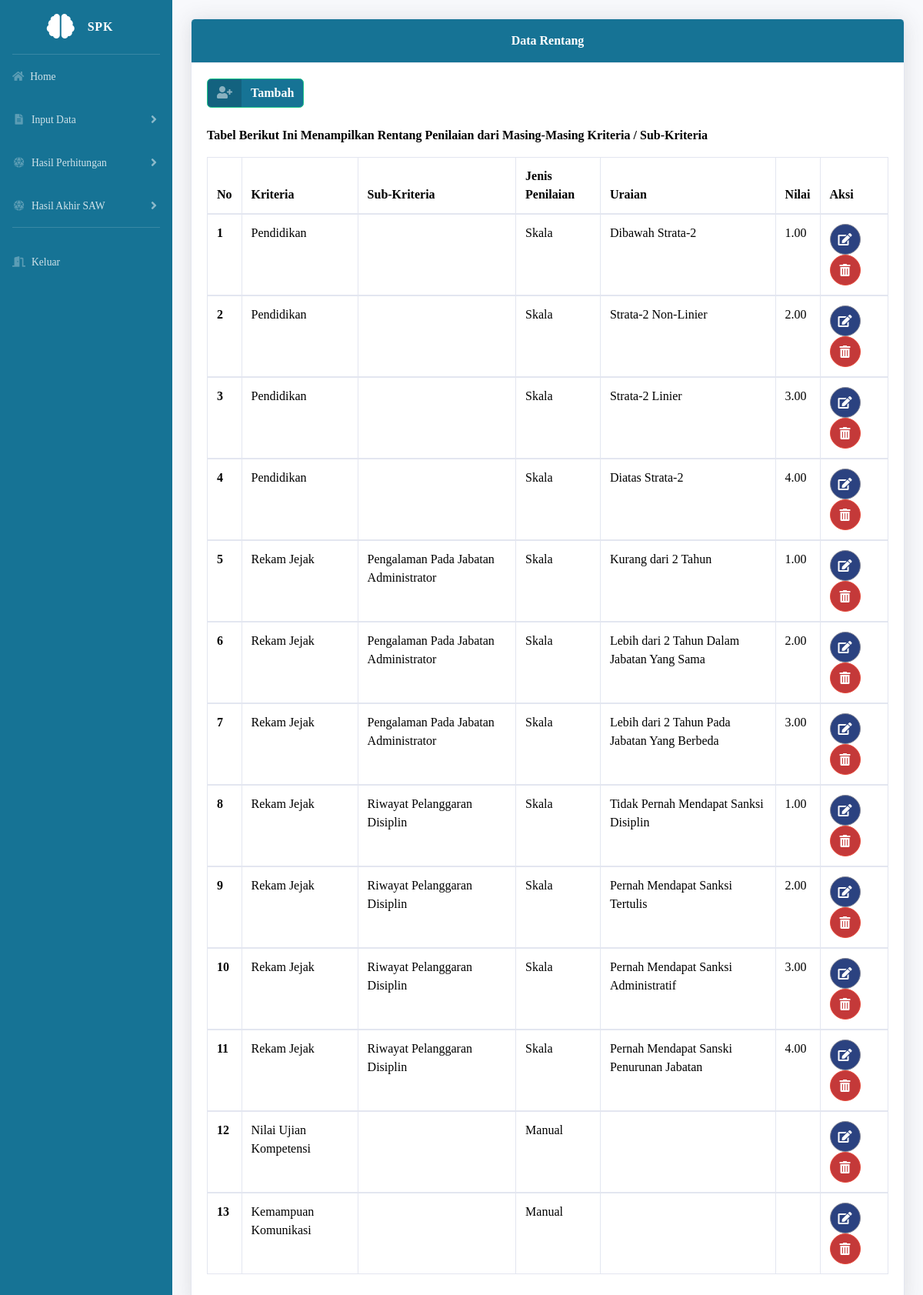
Page /dashboard.php?url=rentang (signed in) on the committed database.
### tables this page shows
CREATE TABLE `Rentang` (
  `id_rentang` int(11) NOT NULL,
  `id_kriteria` int(11) DEFAULT NULL,
  `id_subkriteria` int(11) DEFAULT NULL,
  `jenis_penilaian` enum('1','2') NOT NULL,
  `uraian` varchar(255) DEFAULT NULL,
  `nilai_rentang` decimal(5,2) DEFAULT NULL
);

CREATE TABLE `Kriteria` (
  `id_kriteria` int(11) NOT NULL,
  `nama_kriteria` varchar(255) NOT NULL,
  `bobot_kriteria` decimal(5,2) DEFAULT NULL,
  `tipe_kriteria` enum('benefit','cost') DEFAULT NULL,
  `punyasub` enum('0','1') NOT NULL DEFAULT '0'
);

CREATE TABLE `SubKriteria` (
  `id_subkriteria` int(11) NOT NULL,
  `id_kriteria` int(11) DEFAULT NULL,
  `nama_subkriteria` varchar(255) NOT NULL,
  `bobot_subkriteria` decimal(5,2) NOT NULL,
  `tipe_subkriteria` enum('benefit','cost') NOT NULL
);

### rentang.php (the view, shortened to what this page needs)
<!DOCTYPE html>
<html lang="en">
<head>
</head>
<body>
    <br>
    <div class="card shadow mb-5">
        <div class="card-header py-3" style="text-align: center; background-color: #167395; color: white; font-weight:bold">Data Rentang</div>
        <div class="card-body">
            <a href="dashboard.php?url=tambahrentang" class="btn btn-success btn-icon-split" style="background: #167395">
                <span class="icon text-white-50">
                    <i class="fas fa-user-plus"></i>
                </span>
                <span class="text" style="font-weight: bold;">Tambah</span>
            </a>
            <br><br>
            <div>
                <p style="color: black; font-weight: bold">Tabel Berikut Ini Menampilkan Rentang Penilaian dari Masing-Masing Kriteria / Sub-Kriteria</p>
                <div class="table-responsive">
                    <table class="table table-bordered">
                        <thead>
                            <tr>
                                <th scope="col" style="color: black">No</th>
                                <th scope="col" style="color: black">Kriteria</th>
                                <th scope="col" style="color: black">Sub-Kriteria</th>
                                <th scope="col" style="color: black">Jenis Penilaian</th>
                                <th scope="col" style="color: black">Uraian</th>
                                <th scope="col" style="color: black">Nilai</th>
                                <th scope="col" style="color: black" width="10%">Aksi</th>
                            </tr>
                        </thead>
                        <?php
                        require 'config/koneksi.php';
                        $no = 0;
                        $sql = mysqli_query($conn, "
                    SELECT r.*, k.nama_kriteria, s.nama_subkriteria
                    FROM Rentang r
                    LEFT JOIN Kriteria k ON r.id_kriteria = k.id_kriteria
                    LEFT JOIN SubKriteria s ON r.id_subkriteria = s.id_subkriteria
                ");
                        while ($data = mysqli_fetch_array($sql)) {
                            $no++;
                        ?>
                            <tbody>
                                <tr>
                                    <th scope="row" style="color: black"><?php echo "$no"; ?></th>
                                    <td style="color: black"><?php echo $data['nama_kriteria']; ?></td>
                                    <td style="color: black"><?php echo $data['nama_subkriteria']; ?></td>
                                    <td style="color: black">
                                        <?php
                                        if ($data['jenis_penilaian'] == 1) {
                                            echo "Skala";
                                        } else {
                                            echo "Manual";
                                        }
                                        ?></td>
                                    <td style="color: black">
                                        <?php echo $data['uraian']; ?>
                                    </td>
                                    <td style="color: black"><?php echo $data['nilai_rentang']; ?></td>
                                    <td>
                                        <a href="dashboard.php?url=editrentang&id=<?php echo $data['id_rentang']; ?>" class="btn btn-secondary btn-circle" style="background: #2b4280">
                                            <i class="fa fa-edit"></i>
                                        </a>
                                        <a href="#modalDelete" data-toggle="modal" onclick="$('#modalDelete #formDelete').attr('action', 'hapusrentang.php?id=<?php echo $data['id_rentang']; ?>')" class="btn btn-danger btn-circle" style="background: #c43939">
                                            <i class="fa fa-trash-alt"></i>
                                        </a>
                                    </td>
                                </tr>
                            </tbody>
                        <?php
                        }
                        ?>
                    </table>
                </div>
            </div>
        </div>
</body>
</html>

### dashboard.php (style rules this page uses)
body { font-family: "Verdana"; }

### rentang.php (style rules this page uses)
table { border-collapse: collapse; border-spacing: 0; width: 100%; border: 1px solid #ddd; }
th, td { text-align: left; padding: 16px; }
body { font-family: "Verdana"; }

### rows in the picture
rentang: id_kriteria.nama_kriteria "Pendidikan", jenis_penilaian "Skala", uraian "Dibawah Strata-2", nilai_rentang "1.00"
rentang: id_kriteria.nama_kriteria "Pendidikan", jenis_penilaian "Skala", uraian "Strata-2 Non-Linier", nilai_rentang "2.00"
rentang: id_kriteria.nama_kriteria "Pendidikan", jenis_penilaian "Skala", uraian "Strata-2 Linier", nilai_rentang "3.00"
rentang: id_kriteria.nama_kriteria "Pendidikan", jenis_penilaian "Skala", uraian "Diatas Strata-2", nilai_rentang "4.00"
rentang: id_kriteria.nama_kriteria "Rekam Jejak", id_subkriteria.nama_subkriteria "Pengalaman Pada Jabatan Administrator", jenis_penilaian "Skala", uraian "Kurang dari 2 Tahun", nilai_rentang "1.00"
rentang: id_kriteria.nama_kriteria "Rekam Jejak", id_subkriteria.nama_subkriteria "Pengalaman Pada Jabatan Administrator", jenis_penilaian "Skala", uraian "Lebih dari 2 Tahun Dalam Jabatan Yang Sama", nilai_rentang "2.00"
rentang: id_kriteria.nama_kriteria "Rekam Jejak", id_subkriteria.nama_subkriteria "Pengalaman Pada Jabatan Administrator", jenis_penilaian "Skala", uraian "Lebih dari 2 Tahun Pada Jabatan Yang Berbeda", nilai_rentang "3.00"
rentang: id_kriteria.nama_kriteria "Rekam Jejak", id_subkriteria.nama_subkriteria "Riwayat Pelanggaran Disiplin", jenis_penilaian "Skala", uraian "Tidak Pernah Mendapat Sanksi Disiplin", nilai_rentang "1.00"
rentang: id_kriteria.nama_kriteria "Rekam Jejak", id_subkriteria.nama_subkriteria "Riwayat Pelanggaran Disiplin", jenis_penilaian "Skala", uraian "Pernah Mendapat Sanksi Tertulis", nilai_rentang "2.00"
rentang: id_kriteria.nama_kriteria "Rekam Jejak", id_subkriteria.nama_subkriteria "Riwayat Pelanggaran Disiplin", jenis_penilaian "Skala", uraian "Pernah Mendapat Sanksi Administratif", nilai_rentang "3.00"
rentang: id_kriteria.nama_kriteria "Rekam Jejak", id_subkriteria.nama_subkriteria "Riwayat Pelanggaran Disiplin", jenis_penilaian "Skala", uraian "Pernah Mendapat Sanski Penurunan Jabatan", nilai_rentang "4.00"
rentang: id_kriteria.nama_kriteria "Nilai Ujian Kompetensi", jenis_penilaian "Manual"
rentang: id_kriteria.nama_kriteria "Kemampuan Komunikasi", jenis_penilaian "Manual"
